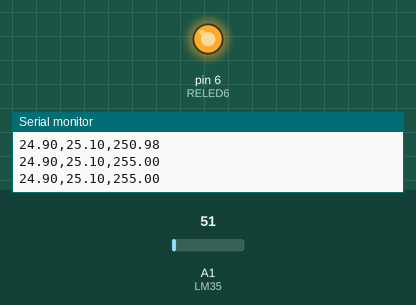
Recording of a sketch running on a simulated Arduino Uno, built with avr-gcc and run on an emulated ATmega328P. Parts: output pins drawn as LEDs (lit = HIGH), the last lines printed to the serial monitor. The inputs (shaded band) are chosen by the test bench; at power-on: A1 (LM35) = 51.

Above: at 6.2 s.
6.3 s: A1 (LM35) set to 71
At 6.9 s:
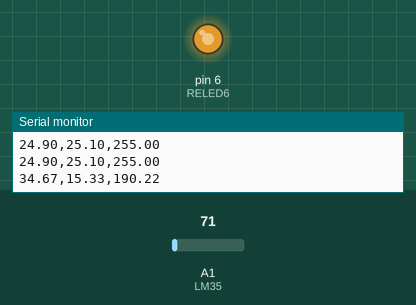
8.5 s: A1 (LM35) set to 112
At 15.5 s:
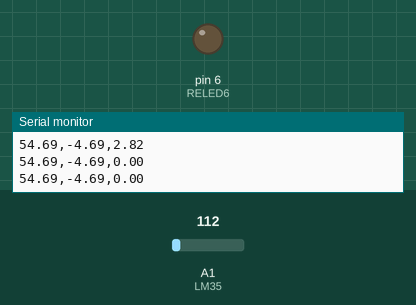
Timing chart, 0 to 17.0 s (numbered marks = the images above; inputs shaded):
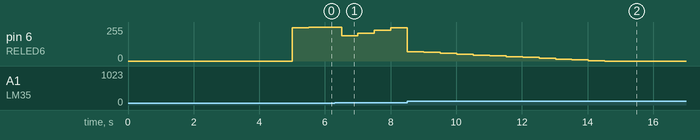

Measured:
- after the input at 6.3 s, pin 6 (RELED6): 255/255 → 190/255 after 0.21 s, → 210/255 0.50 s later, → 230/255 0.50 s later, → 250/255 0.50 s later

The sketch:

CONTROLADORES.ino
```cpp
float temp; // temperatura
int LM35 = A1; // pin analgico para hacer la lectura del sensor
float error;
int REF; // Temperatura de referencia
float e1,e2,u1= 0;
int RELED6 = 6;

void setup() {
  Serial.begin(115200); // Iniciar el puerto serialz
  REF = 50;
  delay(5000);
}

void loop() {

  while(!Serial){}

  temp = (analogRead(LM35)*500.0) / 1024;
  error = REF - temp;
  //float accontrol = constrain(11*error - 9.13*e1 + u1,0,255);//PI
  float accontrol = constrain(10*error - 9.49*e1 + 0.8*e2 + u1,0,255);//PID
  //float accontrol = constrain(37.13*error - 32.68*e1+0.3*u1,0,255);//ADELANTO
  analogWrite(RELED6,accontrol);

  Serial.print(temp);
  Serial.print(",");
  Serial.print(error);
  Serial.print(",");
  Serial.println(accontrol);


  e1 = error;
  u1 = accontrol;
  e2 = e1;


  delay(500);

}
```
